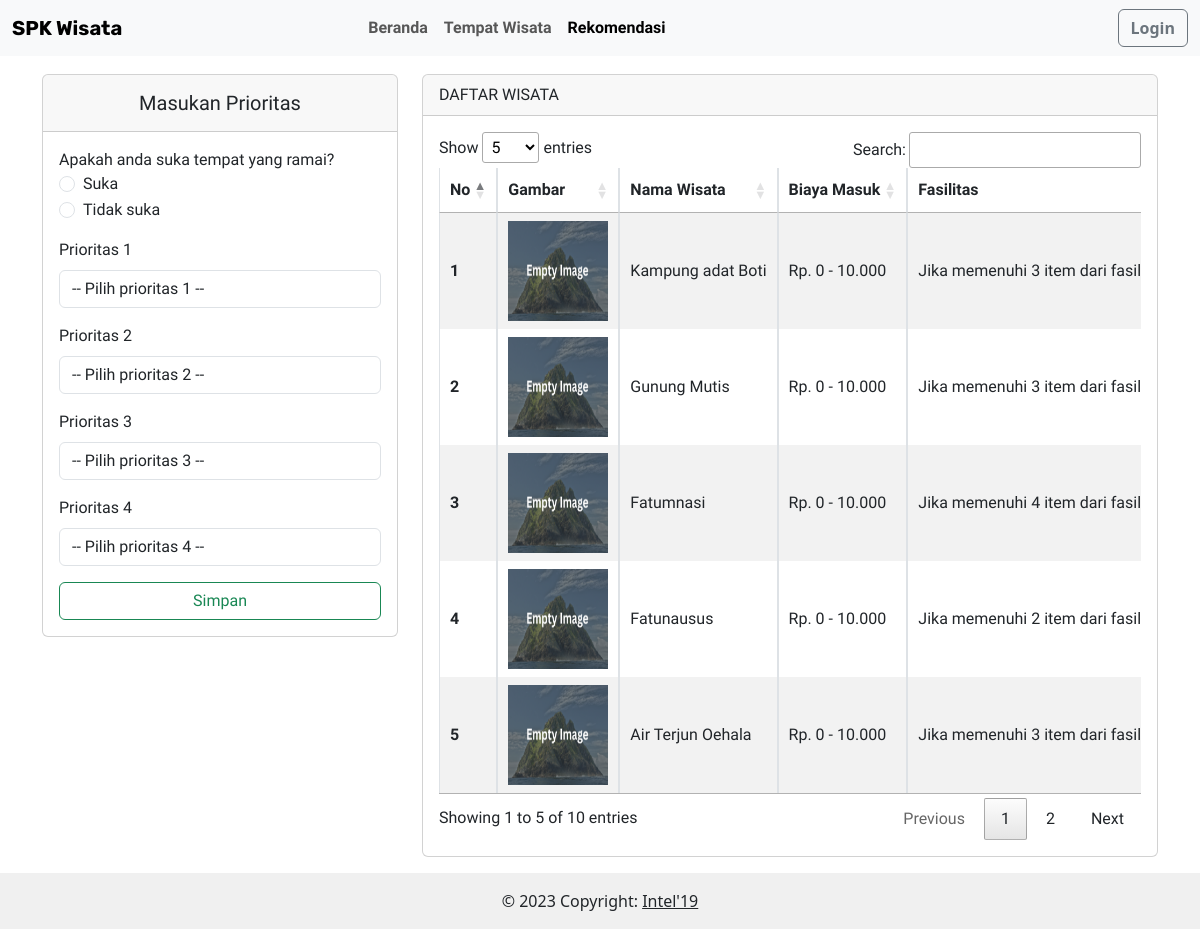
Screenshot of /rekomendasi.php with the database file from the repository.
### tables this page shows
CREATE TABLE `alternatif` (
  `id_alternatif` int(5) NOT NULL,
  `nama_alternatif` varchar(255) NOT NULL,
  `alamat` text NOT NULL,
  `gambar` varchar(255) NOT NULL,
  `latitude` varchar(255) NOT NULL,
  `longitude` varchar(255) NOT NULL,
  `rating` int(1) NOT NULL,
  `kategori` enum('Budaya','Buatan','Alam') NOT NULL,
  `fasilitas_alt` text NOT NULL
);

### config.php (called while the page is built, shortened)
<?php
function connectDatabase()
{
    $conn = new mysqli(DB_HOST, DB_USERNAME, DB_PASSWORD, DB_NAME);
    return $conn;
}
?>

### user_area/classes/alternatif.php (called while the page is built, shortened)
<?php
    class Alternatif{
        private $db;
        public function __construct()
        {
            $this->db = connectDatabase();
        }
        public function alternatif_kriteria()
        {
            return $this->db->query("SELECT
            a.nama_alternatif,
            a.id_alternatif,
            a.latitude,
            a.longitude,
            a.alamat,
            a.gambar,
            MAX(CASE WHEN k.id_kriteria = 'C1' THEN sk.spesifikasi END) AS namaC1,
            MAX(CASE WHEN k.id_kriteria = 'C2' THEN sk.spesifikasi END) AS namaC2,
            MAX(CASE WHEN k.id_kriteria = 'C3' THEN sk.spesifikasi END) AS namaC3,
            MAX(CASE WHEN k.id_kriteria = 'C4' THEN sk.spesifikasi END) AS namaC4,
            MAX(CASE WHEN k.id_kriteria = 'C5' THEN sk.spesifikasi END) AS namaC5
            FROM alternatif a
            JOIN kecocokan_alt_kriteria kak ON a.id_alternatif = kak.f_id_alternatif
            JOIN sub_kriteria sk ON kak.f_id_sub_kriteria = sk.id_sub_kriteria
            JOIN kriteria k ON kak.f_id_kriteria = k.id_kriteria
            GROUP BY a.nama_alternatif, a.id_alternatif ORDER BY a.id_alternatif ASC;
            ");
        }
    }
    $getDataAlternatif = new Alternatif();
?>

### rekomendasi.php (the view, shortened to what this page needs)
<?php
require_once './config.php';
require_once './user_area/classes/alternatif.php';
$jenis_c4 = "";
$alternatif_kriteria = $getDataAlternatif->alternatif_kriteria();
?>
<!DOCTYPE html>
<html>
<head>
    <link href="https://cdn.jsdelivr.net/npm/bootstrap@5.3.0/dist/css/bootstrap.min.css" rel="stylesheet"
 />
    <link rel="stylesheet" href="./assets/vendor/fontawesome-free/css/all.min.css">
    <link href="./assets/DataTables/datatables.min.css" rel="stylesheet" />
    <link rel="stylesheet" href="https://unpkg.com/leaflet@1.7.1/dist/leaflet.css" />
    <link rel="stylesheet" href="https://cdnjs.cloudflare.com/ajax/libs/font-awesome/4.7.0/css/font-awesome.min.css">
    <link rel="stylesheet" href="https://cdnjs.cloudflare.com/ajax/libs/lightbox2/2.11.3/css/lightbox.min.css">
</head>
<body>
    <section class="">
        <nav class="navbar fixed-top navbar-transparent navbar-expand-lg bg-body-tertiary">
            <div class="container-fluid">
                <a class="navbar-brand fw-bolder" href="#">SPK Wisata</a>
                <div class="collapse navbar-collapse" id="navbarSupportedContent">
                    <ul class="navbar-nav ms-auto me-auto mb-2 mb-lg-0">
                        <li class="nav-item">
                            <a class="nav-link fw-bolder" aria-current="page" href="./home.php">Beranda</a>
                        </li>
                        <li class="nav-item">
                            <a class="nav-link fw-bolder" aria-current="page" href="./tempat-wisata.php">Tempat
                                Wisata</a>
                        </li>
                        <li class="nav-item">
                            <a class="nav-link fw-bolder active" aria-current="page"
                                href="./rekomendasi.php">Rekomendasi</a>
                        </li>
                    </ul>
                    <ul class="navbar-nav ms-auto mb-2 mb-lg-0">
                        <li class="nav-item">
                            <a class="btn btn-outline-secondary fw-bolder" aria-current="page"
                                href="./auth/login.php">Login</a>
                        </li>
                    </ul>
                </div>
            </div>
        </nav>
        <div class="container mt-5 pt-3" style="font-family: 'Prompt', sans-serif">
            <div class="row">
                <div class="col-md-4 mt-3 mb-4">
                    <div class="card">
                        <div class="card-header">
                            <h5 class="text-center pt-2 col-12">
                                Masukan Prioritas
                            </h5>
                        </div>
                        <form method="post" action="">
                            <div class="card-body">
                                <label class="form-check-label" for="flexRadioDefault2">
                                    Apakah anda suka tempat yang ramai?
                                </label>
                                <div class="form-check">
                                    <input class="form-check-input" <?=$jenis_c4 == 1 ? 'checked':'';?> required
                                        type="radio" value="1" name="jenis_c4" id="jenis_c41">
                                    <label class="form-check-label" for="jenis_c41">
                                        Suka
                                    </label>
                                </div>
                                <div class="form-check">
                                    <input class="form-check-input" required <?=$jenis_c4 == 0 ? 'checked':'';?>
                                        type="radio" value="0" name="jenis_c4" id="jenis_c42">
                                    <label class="form-check-label" for="jenis_c42">
                                        Tidak suka
                                    </label>
                                </div>
                                <div class="mb-3 mt-3">
                                    <label for="prioritas_1" class="form-label">Prioritas 1</label>
                                    <select class="form-control" id="prioritas_1" name="prioritas_1"
                                        aria-label="Default select example">
                                        <option value="">-- Pilih prioritas 1 --</option>
                                    </select>
                                </div>
                                <div class="mb-3 mt-3">
                                    <label for="prioritas_2" class="form-label">Prioritas 2</label>
                                    <select class="form-control" id="prioritas_2" name="prioritas_2">
                                        <option value="">-- Pilih prioritas 2 --</option>
                                    </select>
                                </div>
                                <div class="mb-3 mt-3">
                                    <label for="prioritas_3" class="form-label">Prioritas 3</label>
                                    <select class="form-control" id="prioritas_3" name="prioritas_3">
                                        <option value="">-- Pilih prioritas 3 --</option>
                                    </select>
                                </div>
                                <div class="mb-3 mt-3">
                                    <label for="prioritas_4" class="form-label">Prioritas 4</label>
                                    <select class="form-control" id="prioritas_4" name="prioritas_4">
                                        <option value="">-- Pilih prioritas 4 --</option>
                                    </select>
                                </div>
                                <button type="submit" name="simpan" class="btn col-12 btn-outline-success">
                                    Simpan
                                </button>
                            </div>
                        </form>
                    </div>
                </div>
                <div class="col-md-8 mt-3 mb-3">
                    <div class="card">
                        <div class="card-header">
                            DAFTAR WISATA
                        </div>
                        <div class="card-body">
                            <div class="table-responsive">
                                <table class="table table-striped table-bordered nowrap" style="width:100%"
                                    id="table-penilaian">
                                    <thead>
                                        <tr>
                                            <th scope="col">No</th>
                                            <th scope="col">Gambar</th>
                                            <th scope="col">Nama Wisata</th>
                                            <th scope="col">Biaya Masuk</th>
                                            <th scope="col">Fasilitas</th>
                                        </tr>
                                    </thead>
                                    <tbody class="table-group-divider">
                                        <?php foreach ($alternatif_kriteria  as $i => $value):?>
                                        <tr>
                                            <th scope="row"><?= $i+1; ?></th>
                                            <td><a href="./user_area/gambar/<?= $value['gambar'] == '-'? 'no-img.png': $value['gambar'];?>"
                                                    data-lightbox="image-1"
                                                    data-title="<?= $value['nama_alternatif']; ?>"><img
                                                        style="width:100px; height:100px;"
                                                        src="./user_area/gambar/<?= $value['gambar'] == '-'? 'no-img.png': $value['gambar']; ?>"
                                                        alt=""></a>
                                            </td>
                                            <td><?= $value['nama_alternatif']; ?></td>
                                            <td><?= $value['namaC1']; ?></td>
                                            <td><?= $value['namaC2']; ?></td>
                                        </tr>
                                        <?php endforeach;?>
                                    </tbody>
                                </table>
                            </div>
                        </div>
                    </div>
                </div>
            </div>
        </div>
        <footer class="bg-white text-center text-lg-start">
            <div class="text-center p-3" style="background-color: #F0F0F0;">
                © 2023 Copyright:
                <a class="text-dark" href="https://www.instagram.com/ilkom19_unc/">Intel'19</a>
            </div>
        </footer>
</body>
</html>

### rekomendasi.php (style rules this page uses)
.navbar-transparent { background-color: hsl(0, 0%, 96%); }
@media (min-width: 992px) { .navbar-transparent { margin-bottom: -40px; } }
.navbar-brand { font-family: 'Rubik', sans-serif; }
.nav-link { font-family: 'Prompt', sans-serif; }

### rows the page displays
alternatif: nama_alternatif "Kampung adat Boti", namaC1 "Rp. 0 - 10.000", namaC2 "Jika memenuhi 3 item dari…"
alternatif: nama_alternatif "Gunung Mutis", namaC1 "Rp. 0 - 10.000", namaC2 "Jika memenuhi 3 item dari…"
alternatif: nama_alternatif "Fatumnasi", namaC1 "Rp. 0 - 10.000", namaC2 "Jika memenuhi 4 item dari…"
alternatif: nama_alternatif "Fatunausus", namaC1 "Rp. 0 - 10.000", namaC2 "Jika memenuhi 2 item dari…"
alternatif: nama_alternatif "Air Terjun Oehala", namaC1 "Rp. 0 - 10.000", namaC2 "Jika memenuhi 3 item dari…"
